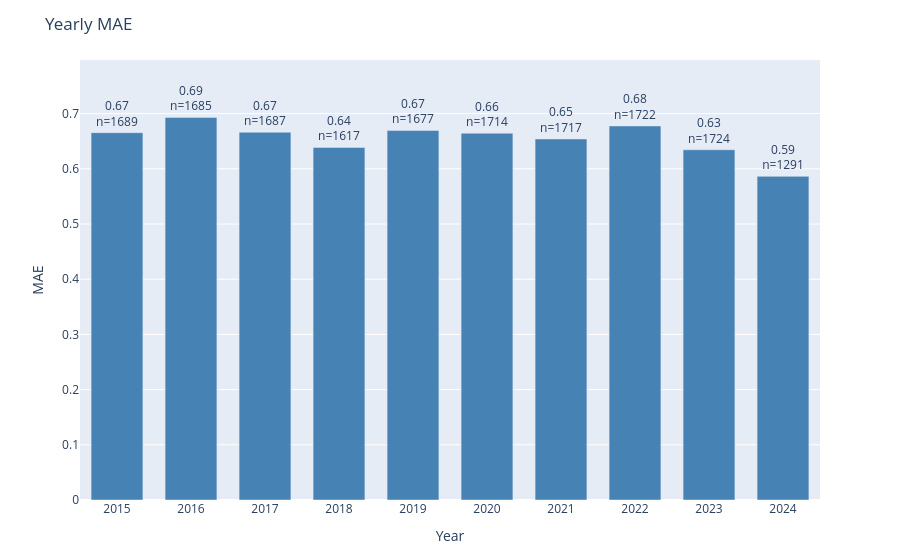

Write notebook code for a chart like this one.
### Code cell
plot_error_by_group(
    df=results_test,
    y_true_col='actual',
    y_pred_col='prediction',
    date_col='dt_temp',
    group_by='year',
    metric='mae',
    title='Yearly MAE'
)

### Figure 1 — Plotly figure (JSON) as saved in the notebook; plotly's stock layout.template omitted (floating-point values rounded to 4 significant figures)
{"data": [{"marker": {"color": "steelblue"}, "text": ["0.67<br>n=1689", "0.69<br>n=1685", "0.67<br>n=1687", "0.64<br>n=1617", "0.67<br>n=1677", "0.66<br>n=1714", "0.65<br>n=1717", "0.68<br>n=1722", "0.63<br>n=1724", "0.59<br>n=1291"], "textposition": "outside", "type": "bar", "x": ["2015", "2016", "2017", "2018", "2019", "2020", "2021", "2022", "2023", "2024"], "y": [0.6655, 0.6932, 0.6663, 0.6388, 0.6696, 0.6645, 0.654, 0.6777, 0.6346, 0.5864]}], "layout": {"bargap": 0.3, "margin": {"b": 60, "t": 60}, "title": {"text": "Yearly MAE"}, "uniformtext": {"minsize": 8, "mode": "hide"}, "xaxis": {"title": {"text": "Year"}}, "yaxis": {"range": [0, 0.7972], "title": {"text": "MAE"}}}}
